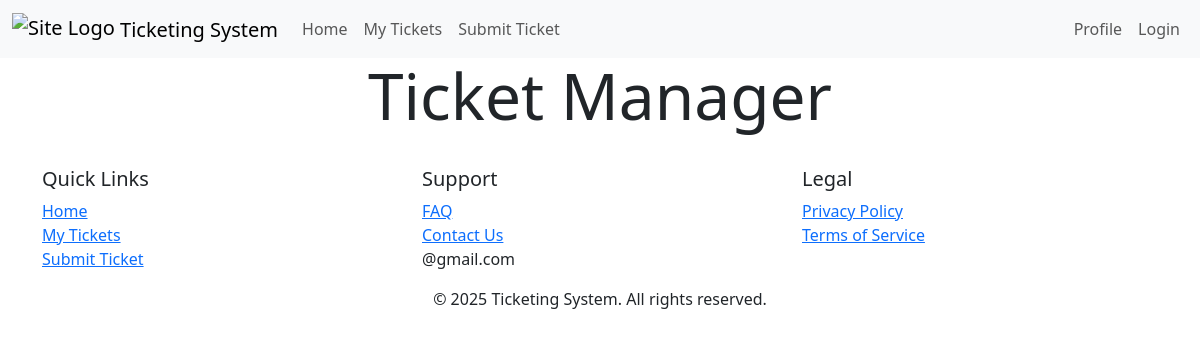
The app's page /ticket/management (signed in), older data.
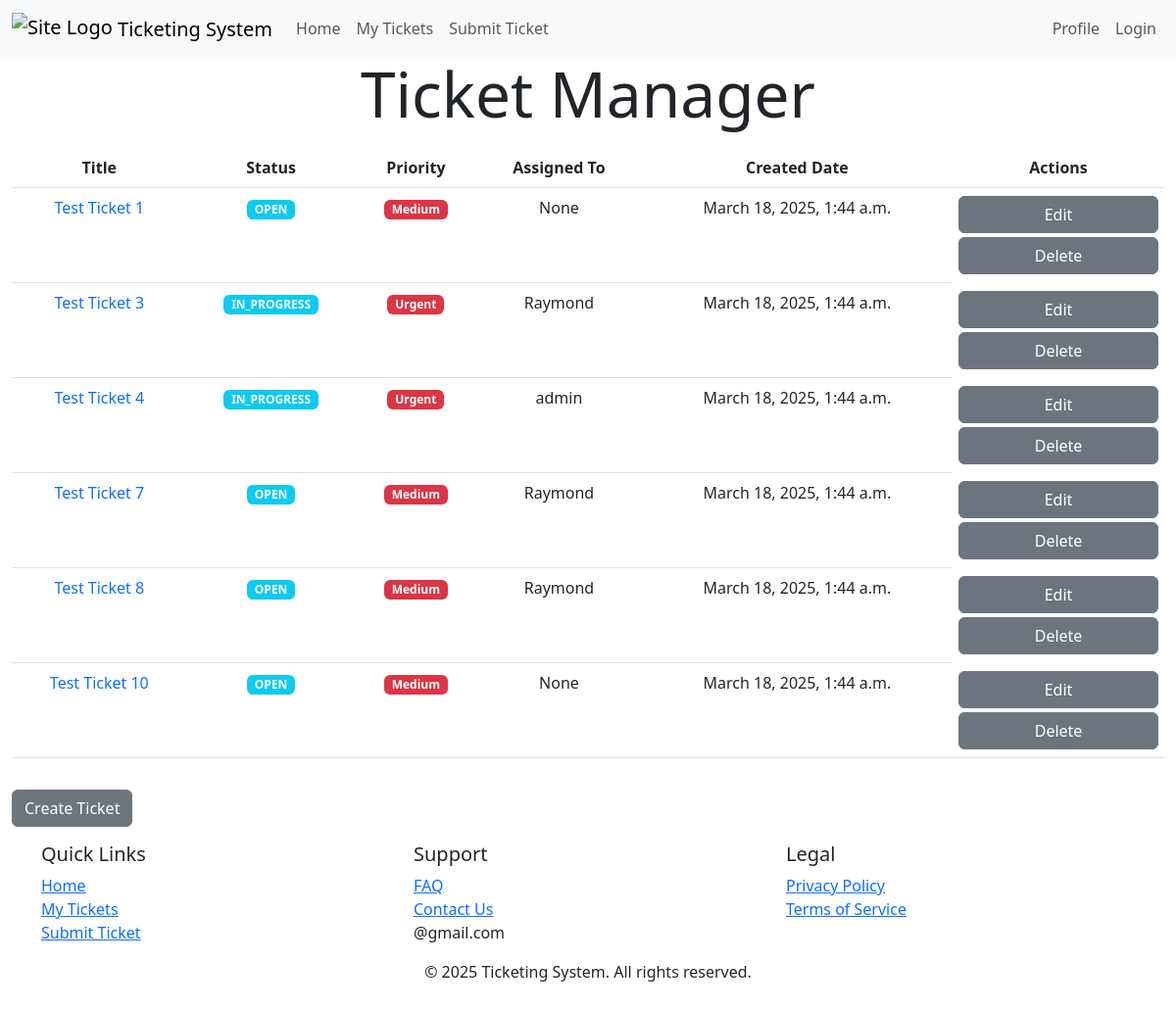
The same page, newer data.
### tickets/models.py (models this page shows, shortened)
class Ticket(models.Model):
    STATUS_CHOICES=[
        ('OPEN', 'Open'),
        ('IN_PROGRESS', 'In Progress'),
        ('CLOSED', 'Closed')
    ]
    PRIORITY_CHOICES = [
        ('4', 'Low'),
        ('3', 'Medium'),
        ('2', 'High'),
        ('1', 'Urgent')
    ]
    title= models.CharField(max_length=200)
    description= models.TextField()
    created_date= models.DateTimeField(auto_now_add=True)
    modified_date= models.DateTimeField(auto_now_add=True)
    status= models.CharField(max_length=20, choices=STATUS_CHOICES, default='OPEN')
    priority= models.CharField(max_length=20, choices=PRIORITY_CHOICES, default='LOW')
    created_by = models.ForeignKey(CustomUser, on_delete=models.CASCADE, related_name='created_tickets')
    assigned_to = models.ForeignKey(CustomUser, on_delete=models.SET_NULL, null=True, blank=True, related_name='assigned_tickets')

class CustomUser(AbstractUser):
    ADMIN = 'admin'
    AGENT = 'support_agent'
    END_USER = 'end_user'
    ROLE_CHOICES = [
        (ADMIN, 'Admin'),
        (AGENT, 'Support Agent'),
        (END_USER, 'End User'),
    ]
    role = models.CharField(
        max_length=20,
        choices=ROLE_CHOICES,
        default=END_USER,
    )
    def __str__(self):
        return self.username

### tickets/views.py (the view)
# urls.py: path("ticket/management", views.ticket_management, name="management"),
@login_required
def ticket_management(request):
    tickets = Ticket.objects.filter(
        created_by = request.user
    ).order_by('created_date')
    context = {
        'user': request.user.username,
        'tickets': tickets
    }
    return render(request, "ticket_management.html", context)

### tickets/templates/ticket_management.html (shortened to what this page needs)
{% extends 'base.html' %}
{% load static %}
{% block content %}
<section class="container-fluid" id="ticket-manager">
    <div class="text-center">
        <p class="display-3">Ticket Manager</p>
    </div>
    <div class="">
        {% if tickets %}
        <table class="table table-hover">
            <thead class="thead-light">
                <tr class="text-center text-capitalize">
                    <th scope=col>Title</th>
                    <th scope=col>Status</th>
                    <th scope=col>Priority</th>
                    <th scope=col>Assigned to</th>
                    <th scope=col>Created Date</th>
                    <th scope=col>Actions</th>
                </tr>
            </thead>
            <tbody>
                {% for ticket in tickets %}
                <tr class="text-center">
                    <td><a href="#"
                        class="text-decoration-none open-ticket-modal"
                        data-bs-toggle="modal"
                        data-bs-target="#ticketDetailsModal"
                        data-title="{{ ticket.title }}"
                        data-priority="{{ ticket.get_priority_display }}"
                        data-status="{{ ticket.status }}"
                        data-assigned="{{ ticket.assigned_to }}"
                        data-date="{{ ticket.created_date }}"
                        data-description="{{ ticket.description }}">
                         {{ ticket.title }}
                     </a></td>
                    <td><span class="badge bg-info text-white">{{ ticket.status }}</span></td>
                    <td><span class="badge bg-danger text-white">{{ ticket.get_priority_display}}</span></td>
                    <td>{{ ticket.assigned_to }}</td>
                    <td>{{ ticket.created_date }}</td>
                    <td class="row g-1">
                        <a href="" class="btn btn-secondary">Edit</a>
                        <a href="" class="btn btn-secondary">Delete</a>
                    </td>
                </tr>
                {% endfor %}
            </tbody>
        </table>
        <a href="#" class="btn btn-secondary mt-3" data-bs-toggle="modal" data-bs-target="#createTicketModal">Create Ticket</a>
        {% endif %}
    </div>
</section>
{% endblock %}

Row changes from the older to the newer data that the page shows:
added Ticket: title "Test Ticket 1", status "OPEN", priority "Medium", assigned_to "None", created_date "March 18, 2025, 1:44 a.m."
added Ticket: title "Test Ticket 3", status "IN_PROGRESS", priority "Urgent", assigned_to "Raymond", created_date "March 18, 2025, 1:44 a.m."
added Ticket: title "Test Ticket 4", status "IN_PROGRESS", priority "Urgent", assigned_to "admin", created_date "March 18, 2025, 1:44 a.m."
added Ticket: title "Test Ticket 7", status "OPEN", priority "Medium", assigned_to "Raymond", created_date "March 18, 2025, 1:44 a.m."
added Ticket: title "Test Ticket 8", status "OPEN", priority "Medium", assigned_to "Raymond", created_date "March 18, 2025, 1:44 a.m."
added Ticket: title "Test Ticket 10", status "OPEN", priority "Medium", assigned_to "None", created_date "March 18, 2025, 1:44 a.m."
Text that changed along with them:
text now shown: "Title Status Priority Assigned To Created Date Actions Create Ticket"
